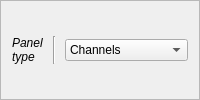
             <widget class="QFrame" name="frame">
              <property name="frameShape">
               <enum>QFrame::StyledPanel</enum>
              </property>
              <property name="frameShadow">
               <enum>QFrame::Raised</enum>
              </property>
              <layout class="QGridLayout" name="gridLayout_24">
               <item row="0" column="1">
                <widget class="Line" name="line_14">
                 <property name="minimumSize">
                  <size>
                   <width>10</width>
                   <height>0</height>
                  </size>
                 </property>
                 <property name="orientation">
                  <enum>Qt::Vertical</enum>
                 </property>
                </widget>
               </item>
               <item row="0" column="0">
                <widget class="QLabel" name="label_77">
                 <property name="font">
                  <font>
                   <italic>true</italic>
                  </font>
                 </property>
                 <property name="text">
                  <string>Panel
type</string>
                 </property>
                </widget>
               </item>
               <item row="0" column="2">
                <widget class="QComboBox" name="_pan_pick">
                 <property name="toolTip">
                  <string>&lt;html&gt;&lt;head/&gt;&lt;body&gt;&lt;p&gt;Select the panel type to control&lt;/p&gt;&lt;/body&gt;&lt;/html&gt;</string>
                 </property>
                 <item>
                  <property name="text">
                   <string>Channels</string>
                  </property>
                 </item>
                 <item>
                  <property name="text">
                   <string>Time-frequency</string>
                  </property>
                 </item>
                 <item>
                  <property name="text">
                   <string>Hypnogram</string>
                  </property>
                 </item>
                 <item>
                  <property name="text">
                   <string>Topoplot</string>
                  </property>
                 </item>
                </widget>
               </item>
               <item row="1" column="2">
                <spacer name="horizontalSpacer_44">
                 <property name="orientation">
                  <enum>Qt::Horizontal</enum>
                 </property>
                 <property name="sizeHint" stdset="0">
                  <size>
                   <width>40</width>
                   <height>0</height>
                  </size>
                 </property>
                </spacer>
               </item>
              </layout>
             </widget>
